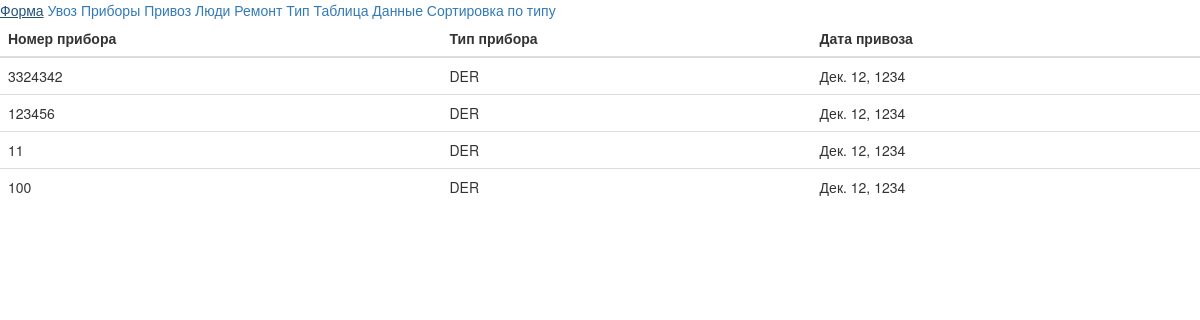
The page /table.html on the database its author committed.
### blog/models.py (models this page shows, shortened)
class Applience(models.Model):
    number_of_applience = models.IntegerField()
    typeofapplience = models.ForeignKey(Type, on_delete=models.CASCADE, null=True)
    bringing = models.ForeignKey(Bringing, on_delete=models.PROTECT, null=True)
    abduction = models.ForeignKey(Abduction, on_delete=models.PROTECT, null=True)
    repair = models.OneToOneField(Repair, on_delete=models.PROTECT, null=True)

class Type(models.Model):
    type = models.CharField(max_length=15)

class Bringing(models.Model):
    date = models.DateField()
    comment = models.TextField()

### blog/views.py (the view)
# urls.py: path('table.html', views.table, name='new'),
def table(request):
    appliences = Applience.objects.all()
    return render(request, 'blog/table.html', {'pribori': appliences})

### blog/templates/blog/table.html (shortened to what this page needs)
<!DOCTYPE html>
<html lang="en">
<head>
    <link rel="stylesheet" href="//maxcdn.bootstrapcdn.com/bootstrap/3.2.0/css/bootstrap.min.css">
    <link rel="stylesheet" href="//maxcdn.bootstrapcdn.com/bootstrap/3.2.0/css/bootstrap-theme.min.css">
</head>
<body>
<a href="post_edit.html">Форма</a>
<a href="abduction.html">Увоз</a>
<a href="applience.html">Приборы</a>
<a href="bringing.html">Привоз</a>
<a href="people.html">Люди</a>
<a href="repair.html">Ремонт</a>
<a href="type.html">Тип</a>
<a href="tablet.html">Таблица</a>
<a href="table.html">Данные</a>
<a href="table_type.html">Сортировка по типу</a>
<table class="table table-light">
    <thead>
    <tr><th scope="col">Номер прибора</th><th scope="col">Тип прибора</th><th scope="col">Дата привоза</th></tr>
    </thead>
    <tbody>
    {% for i in pribori %}
     <tr><td>{{ i.number_of_applience }}</td><td>{{ i.typeofapplience.type }}</td><td>{{ i.bringing.date }}</td></tr>
    {% endfor %}
    </tbody>
</table>
</body>
</html>

### rows shown on the page
Applience: number_of_applience "3324342", typeofapplience.type "DER", bringing "Дек. 12, 1234"
Applience: number_of_applience "123456", typeofapplience.type "DER", bringing "Дек. 12, 1234"
Applience: number_of_applience "11", typeofapplience.type "DER", bringing "Дек. 12, 1234"
Applience: number_of_applience "100", typeofapplience.type "DER", bringing "Дек. 12, 1234"
